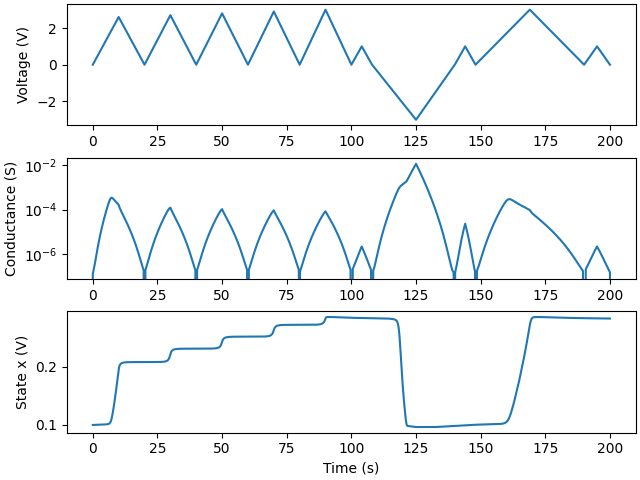

Write Python code to recreate this figure.
# Importing necessary libraries
import os
import matplotlib.pyplot as plt
import numpy as np
from PyLTSpice import Trace, RawWrite, RawRead
from PyLTSpice import SimRunner, SpiceCircuit, SpiceEditor, AscEditor
from PyLTSpice import LTspice

# Objective : To run memristor simulation via python and plot state and conductance graph
task_name = "task3"

# Select spice model
LTC = SimRunner(output_folder='./temp', simulator=LTspice)                         # Location for saving the simualtion files
netlist = AscEditor("../base/mem_circuit.asc")                                     # Creating Netlist from .asc file

# Set default parameters
netlist.set_parameters(x0=0.1)
netlist.set_component_value('Vin', "PWL file=../task3_input.txt")

# Simulation time period to run for 200 seconds
netlist.add_instructions(
    ".tran 200",
)
LTC.run(netlist,run_filename=task_name+".asc")

# plot waveforms
for raw, log in LTC:
    print("Raw File: %s, Log Files: %s" % (raw, log))
    raw_file = RawRead(raw)
    print(raw_file.get_trace_names())            # Get and print a list of all the traces
    print(raw_file.get_raw_property())           # Print all the properties found in the Header section
    steps = raw_file.get_steps()                 # Get list of step numbers ([0,1,2]) for sweeped simulations
    print("Steps :",steps)                       # Returns [0] if there is just 1 step

    # Plot
    fig, axs = plt.subplots(nrows=3, ncols=1, layout='constrained')    # Create the canvas for plotting

    # plot 1 : voltage vs time
    vin = raw_file.get_trace('V(n001)')          # Get the trace data of voltage source
    time1 = raw_file.get_trace('time')           # Get the trace data of time
    xdata0 = time1.get_wave()                    # Get all the values for the 'time' trace
    ydata0 = vin.get_wave()                      # Get all the values for the 'vin' trace
    axs[0].plot(xdata0, ydata0)                  # Do an X/Y plot on first subplot
    axs[0].set_ylabel("Voltage (V)")

    # plot 2 : Conductance vs time
    im = raw_file.get_trace('Ix(u1:TE)')         # Get the trace data of memristor current
    time2 = raw_file.get_trace('time')           # Get the trace data of time
    imdata = im.get_wave()                       # Get all the values for the 'im' trace
    # Compute conductance im/vin of memristor
    ydata1 = np.divide(imdata, ydata0, out=np.zeros_like(imdata), where=ydata0!=0)
    xdata1 = time2.get_wave()                    # Get the X-axis data (time)
    axs[1].plot(xdata1, abs(ydata1))             # Do an X/Y plot on second subplot
    axs[1].set_ylabel("Conductance (S)")
    axs[1].set_yscale("log")

    # plot 3 : state x vs time
    state = raw_file.get_trace('V(x)')           # Get the trace data of state x
    time3 = raw_file.get_trace('time')           # Get the trace data of time
    xdata2 = time3.get_wave()                    # Get all the values for the 'time' trace
    ydata2 = state.get_wave()                    # Get all the values for the 'state' trace
    axs[2].plot(xdata2, ydata2)                  # Do an X/Y plot on first subplot
    axs[2].set_ylabel("State x (V)")
    axs[2].set_xlabel("Time (s)")

    plt.show()                                   # show the plot
    fig.savefig('./{}.png'.format(task_name))    # save the plot as png
    plt.close(fig)                               # close plot

# Sim Statistics
print('Successful/Total Simulation: ' + str(LTC.okSim) + '/' + str(LTC.runno))

# Deleting generated files during simulation
enter = input("Press 1 to delete created files")
if enter == '1':
    netlist.reset_netlist()
    LTC.file_cleanup()
    print("Deleted all the created files")
else:
    print("Saved all the created files")
print("SIM END")
